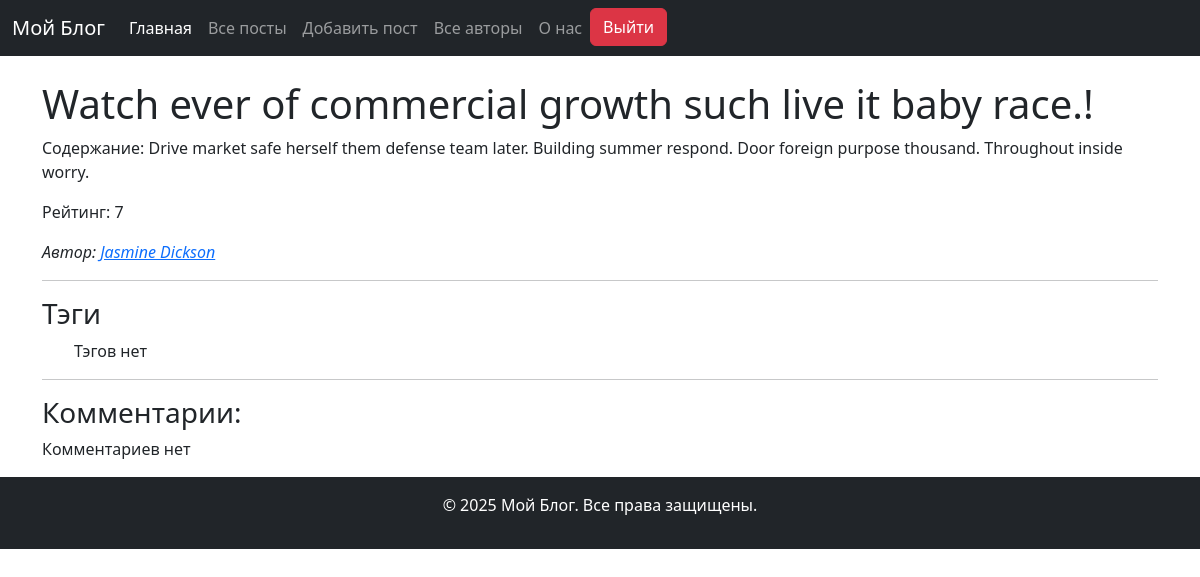
/posts/1/ (signed in), run on the app's committed database.
### blog_app/models.py (models this page shows, shortened)
class Post(models.Model):
    title = models.CharField(max_length=100)
    content = models.TextField()
    created_at = models.DateTimeField(auto_now_add=True)
    author = models.ForeignKey('Author', on_delete=models.CASCADE, related_name='posts')
    rating = models.IntegerField(default=0)
    views = models.IntegerField(default=0)
    tags = models.ManyToManyField('Tag', blank=True, related_name='posts')
    image = models.ImageField(upload_to='post_images', null=True, blank=True)
    class Meta:
        ordering = ['title']
        verbose_name = 'Пост'
        verbose_name_plural = 'Посты'
        unique_together = ('title', 'author')

class Author(models.Model):
    name = models.CharField(max_length=100)
    user = models.OneToOneField(
        settings.AUTH_USER_MODEL,
        on_delete=models.CASCADE,
        related_name='author',
        null=True,
        blank=True,
        verbose_name='Пользователь'
    )

### blog_app/views.py (the view)
# urls.py: path('posts/<int:pk>/', PostDetailView.as_view(), name='post_detail'),
class PostDetailView(LoginRequiredMixin, DetailView):
    model = Post
    template_name = 'blog_app/post_detail.html'
    context_object_name = 'post'
    def get(self, request, *args, **kwargs):
        post = self.get_object()
        Post.objects.filter(pk=post.pk).update(views=F('views') + 1)
        return super().get(request, *args, **kwargs)

### blog_app/templates/blog_app/post_detail.html (shortened to what this page needs)
{% extends 'blog_app/base.html' %}
{% block content %}
    <h1>{{ post.title }}!</h1>
    <p>Содержание: {{ post.content }}</p>
    <p>Рейтинг: {{ post.rating }}</p>
    <p><i>Автор: <a href="{% url 'author_posts' post.author.id %}">{{ post.author.name }}</a></i></p>
    <hr>
    <h3>Тэги</h3>
    <ul>
        {% for tag in tags %}
        <li class="bg-primary text-white">
            {{ tag.name }}
        </li>
        {% empty %}
            <p>Тэгов нет</p>
        {% endfor %}
    </ul>
    <hr>
    <h3>Комментарии:</h3>
    <ul class="list-group">
        {% for comment in comments %}
        <li class="list-group-item">
            <p>{{ comment.text }}</p>
            <small>Автор: {{ comment.author.name }} |<i> {{ comment.created_at }} </i></small>
        </li>
        {% empty %}
            <p>Комментариев нет</p>
        {% endfor %}
    </ul>
{% endblock %}

### data on the page
Post: title "Watch ever of commercial growth such live it baby race.", content "Drive market safe herself them defense team later. Building summer respond. Door foreign purpose thousand. Throughout inside worry.", rating "7", author.name "Jasmine Dickson"
